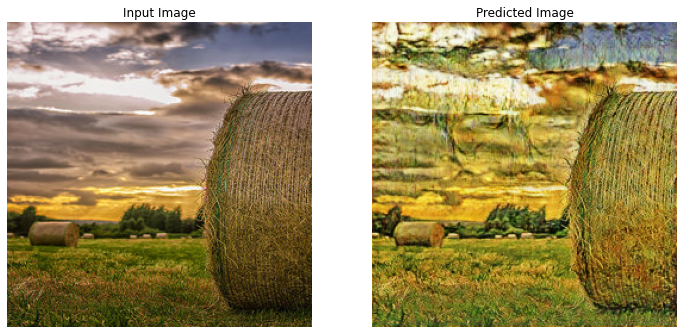
#> input picture Artistic Style Transfer with CycleGAN/images/predicted1.png, 683 x 334 px; its folder holds 4 pictures in this run
$ python mosaic_creator.py --target 'Artistic Style Transfer with CycleGAN/images/predicted1.png' --images 'Artistic Style Transfer with CycleGAN/images'
#> lines starting #> are read from the running program, lines starting #| are printed output that depends on the picture
import os, random, argparse, sys, glob
from PIL import Image, UnidentifiedImageError
import numpy as np
from tqdm import tqdm
import sys


parser = argparse.ArgumentParser(description='Creates a photomosaic from input images')
parser.add_argument('--target', dest='target', required=True, help="Image to create mosaic from")
parser.add_argument('--images', dest='images', required=True, help="Diectory of images")
args = parser.parse_args()

def getImages(images_directory):
    #catching all png, jpeg and jpg files in the directory
    image_list = (glob.glob(images_directory + "/*.png") +
              glob.glob(images_directory + "/*.jpg") +
              glob.glob(images_directory + "/*.jpeg"))

    if not image_list:
        print("There is no valid image file in the directory passed as argument to --images.")
        sys.exit()

    images = []
    for img in image_list:
        try:
            fp = open(img, "rb")
            im = Image.open(fp)
            images.append(im)
            im.load()
            fp.close()
        except ValueError:
            print("Invalid parameters passed to PIL.Image.open() method.")
            sys.exit()
        except UnidentifiedImageError:
            #If cant open the file, ignore it and continue
            print("WARNING: Can not identify and open one file. Ignoring it...")
            continue

    return (images)

# computing the average value for the image
def getAverageRGB(image):
    im = np.array(image)
    w, h, d = im.shape
    return (tuple(np.average(im.reshape(w * h, d), axis=0)))

# splitting the image into tiles
def splitImage(image, size):
    W, H = image.size[0], image.size[1]
    m, n = size
    w, h = int(W / n), int(H / m)
    imgs = []
    for j in range(m):
        for i in range(n):
            imgs.append(image.crop((i * w, j * h, (i + 1) * w, (j + 1) * h)))
    return (imgs)
# selecting the best match from the mosaic images based on average values of the original image.
def getBestMatchIndex(input_avg, avgs):
    avg = input_avg
    index = 0
    min_index = 0
    min_dist = float("inf")
    for val in avgs:
        dist = ((val[0] - avg[0]) * (val[0] - avg[0]) +
                (val[1] - avg[1]) * (val[1] - avg[1]) +
                (val[2] - avg[2]) * (val[2] - avg[2]))
        if dist < min_dist:
            min_dist = dist
            min_index = index
        index += 1
    return (min_index)
# creating the image grid for tiles to fit in
def createImageGrid(images, dims):
    m, n = dims
    width = max([img.size[0] for img in images])
    height = max([img.size[1] for img in images])
    grid_img = Image.new('RGB', (n * width, m * height))
    for index in range(len(images)):
        row = int(index / n)
        col = index - n * row
        grid_img.paste(images[index], (col * width, row * height))
    return (grid_img)

# creating the mosaic
def createPhotomosaic(target_image, input_images, grid_size,
                      reuse_images=True):
    target_images = splitImage(target_image, grid_size)

    output_images = []
    count = 0
    batch_size = int(len(target_images) / 10)
    avgs = []
    for img in input_images:
        try:
            avgs.append(getAverageRGB(img))
        except:
            continue

    for img in tqdm(target_images):
        try:
            avg = getAverageRGB(img)
        except:
            continue
        match_index = getBestMatchIndex(avg, avgs)
        output_images.append(input_images[match_index])
        count += 1
        # remove selected image from input if flag set
        if not reuse_images:
            input_images.remove(match_index)

    mosaic_image = createImageGrid(output_images, grid_size)
    return (mosaic_image)

try:
    target_image = Image.open(args.target)
#> target_image is the input picture: PIL image 683x334 RGBA; mean R, G, B, A 160.2, 145.5, 102.7, 208.5
except FileNotFoundError:
    print("Can not find the specified --target file. Please, make sure the passed file exists.")
    sys.exit()
except ValueError:
	print("Invalid parameters passed to PIL.Image.open() method.")
	sys.exit()
except UnidentifiedImageError:
	print("Can not identify and open the image file specified. Please, make sure the file passed is a valid image.")
	sys.exit()
except IsADirectoryError:
    print("The argument passed as --target is a directory without any files. Image file path expected.")
    sys.exit()

# input images
input_images = getImages(args.images)

# shuffle list - to get a more varied output?
random.shuffle(input_images)
# size of grid
grid_size = (200, 200)
# re-use any image in input
reuse_images = True
# resize the input to fit original image size?
resize_input = True

# resizing input
if resize_input:
    # for given grid size, compute max dims w,h of tiles
    dims = (int(target_image.size[0] / grid_size[1]),
            int(target_image.size[1] / grid_size[0]))
#> dims = (3, 1)
    # resize
    for img in input_images:
        img.thumbnail(dims)

# create photomosaic
mosaic_image = createPhotomosaic(target_image, input_images, grid_size, reuse_images)
#> after the loop in splitImage, `for j in range(m):`: imgs = 40000 items
#> in createPhotomosaic, `batch_size = int(len(target_images) / 10)`: batch_size = 4000
#> in createImageGrid, `grid_img = Image.new('RGB', (n * width, m * height))`: grid_img: PIL image 400x200 RGB; every value is 0
#> after the loop in createImageGrid, `for index in range(len(images)):`:
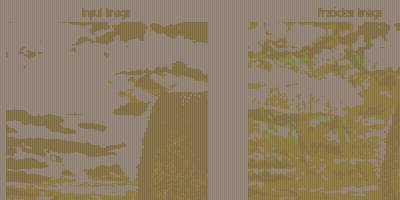
#> grid_img: PIL image 400x200 RGB; mean R, G, B 141.9, 126.1, 99.9

# write out mosaic
mosaic_image.save('assets/mosaic.jpg', 'JPEG')
